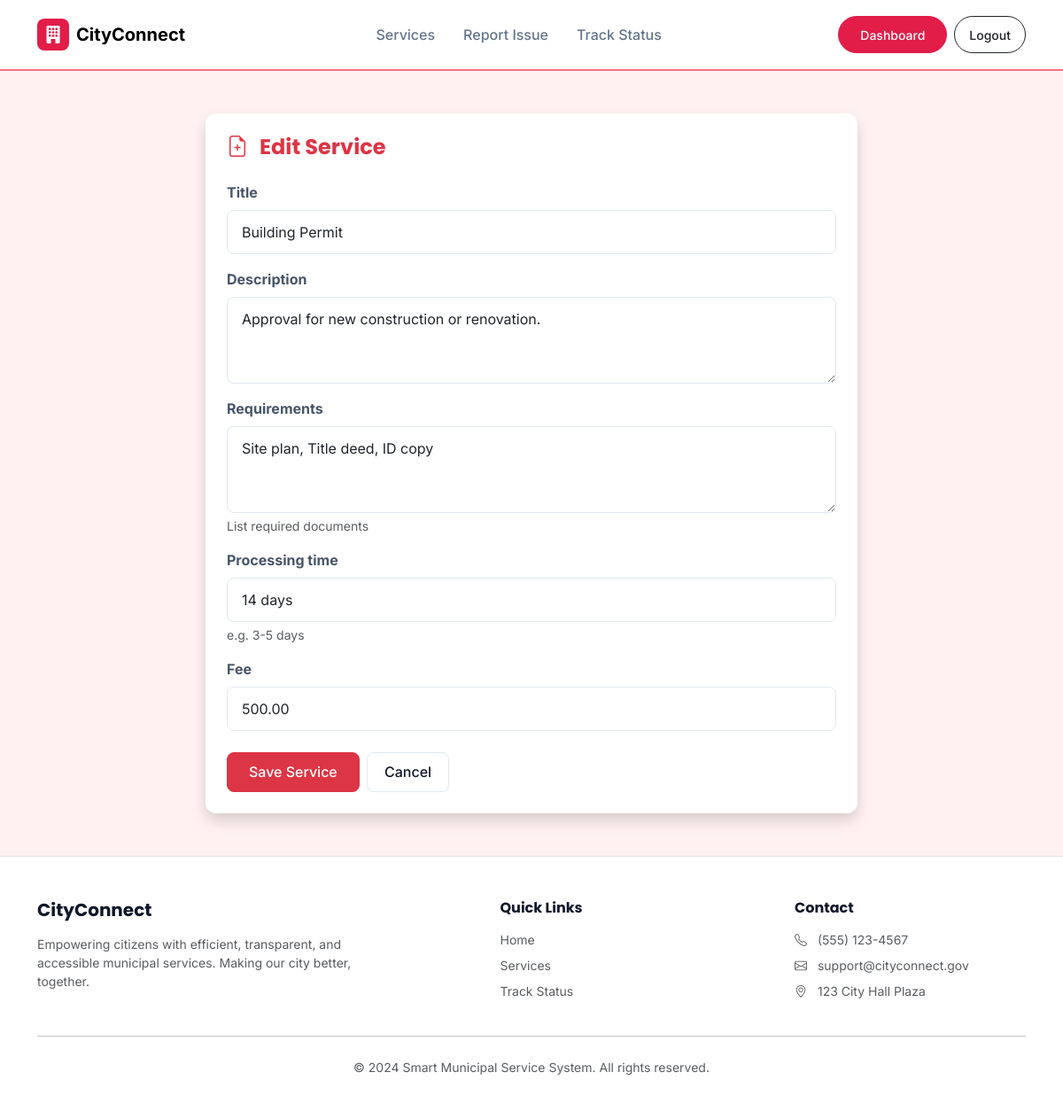
Page /dashboard/admin/services/edit/1/ (signed in) on the committed database.
### core/models.py (models this page shows, shortened)
class ServiceCharter(models.Model):
    title = models.CharField(max_length=200)
    description = models.TextField()
    requirements = models.TextField(help_text="List required documents")
    processing_time = models.CharField(max_length=100, help_text="e.g. 3-5 days")
    fee = models.DecimalField(max_digits=10, decimal_places=2, default=0.00)

### core/views.py (the view)
# urls.py: path('dashboard/admin/services/edit/<int:pk>/', views.admin_service_edit, name='admin_service_edit'),
@login_required
def admin_service_edit(request, pk):
    if not request.user.is_super_admin():
        return redirect('dashboard')
    service = get_object_or_404(ServiceCharter, pk=pk)
    if request.method == 'POST':
        form = ServiceCharterForm(request.POST, instance=service)
        if form.is_valid():
            form.save()
            messages.success(request, 'Service updated successfully.')
            return redirect('admin_services')
    else:
        form = ServiceCharterForm(instance=service)
    return render(request, 'core/admin_service_form.html', {'form': form, 'title': 'Edit Service'})

### core/forms.py
class ServiceCharterForm(forms.ModelForm):
    class Meta:
        model = ServiceCharter
        fields = ['title', 'description', 'requirements', 'processing_time', 'fee']
        widgets = {
            'title': forms.TextInput(attrs={'class': 'form-control'}),
            'description': forms.Textarea(attrs={'class': 'form-control', 'rows': 3}),
            'requirements': forms.Textarea(attrs={'class': 'form-control', 'rows': 3}),
            'processing_time': forms.TextInput(attrs={'class': 'form-control'}),
            'fee': forms.NumberInput(attrs={'class': 'form-control'}),
        }

### core/models.py (called while the page is built)
    def is_super_admin(self): return self.role == 'SUPER_ADMIN'

### core/templates/core/admin_service_form.html (shortened to what this page needs)
{% extends 'core/base.html' %}
{% block content %}
<div class="theme-super-admin">
    <div class="container py-5">
        <div class="row justify-content-center">
            <div class="col-md-8">
                <div class="card shadow border-0">
                    <div class="card-body p-4">
                        <h4 class="mb-4 text-danger fw-bold"><i class="bi bi-file-earmark-plus me-2"></i> {{ title }}
                        </h4>
                        <form method="post">
                            {% for field in form %}
                            <div class="mb-3">
                                <label class="form-label fw-bold">{{ field.label }}</label>
                                {{ field }}
                                {% if field.help_text %}
                                <div class="form-text text-muted small">{{ field.help_text }}</div>
                                {% endif %}
                            </div>
                            {% endfor %}
                            <div class="d-flex gap-2 mt-4">
                                <button type="submit" class="btn btn-danger px-4">Save Service</button>
                                <a href="{% url 'admin_services' %}" class="btn btn-light">Cancel</a>
                            </div>
                        </form>
                    </div>
                </div>
            </div>
        </div>
    </div>
</div>
{% endblock %}

### static/css/style.css (style rules this page uses)
:root { --primary: #2563eb; --primary-dark: #1d4ed8; --primary-light: #eff6ff; --secondary: #64748b; --accent: #0ea5e9; --success: #10b981; --warning: #f59e0b; --danger: #ef4444; --dark: #0f172a; --light: #f8fafc; --white: #ffffff; --radius: 0.75rem; --shadow-sm: 0 1px 2px 0 rgb(0 0 0 / 0.05); --shadow: 0 4px 6px -1px rgb(0 0 0 / 0.1), 0 2px 4px -2px rgb(0 0 0 / 0.1); --shadow-lg: 0 10px 15px -3px rgb(0 0 0 / 0.1), 0 4px 6px -4px rgb(0 0 0 / 0.1); --font-heading: 'Poppins', sans-serif; --font-body: 'Inter', sans-serif; }
body { font-family: var(--font-body); background-color: #f1f5f9; color: var(--dark); -webkit-font-smoothing: antialiased; }
h1, h2, h3, h4, h5, h6 { font-family: var(--font-heading); color: var(--dark); font-weight: 600; }
.card { border: none; border-radius: var(--radius); background: var(--white); box-shadow: var(--shadow-sm); transition: all 0.3s ease; overflow: hidden; }
.card-body { padding: 1.5rem; }
.btn { border-radius: 0.5rem; padding: 0.6rem 1.2rem; font-weight: 500; transition: all 0.2s; }
.btn-light { background: var(--white); border: 1px solid #e2e8f0; color: var(--dark); }
.form-control, .form-select { border-color: #e2e8f0; padding: 0.75rem 1rem; border-radius: 0.5rem; }
.form-label { font-weight: 500; color: #475569; margin-bottom: 0.5rem; }
.theme-super-admin { background-color: #fff1f2; }
.theme-super-admin .card { border: 1px solid rgba(225, 29, 72, 0.1); }

### rows in the picture
ServiceCharter: form "Building Permit" "Approval for new construction or renovation." "Site plan, Title deed, ID copy" "14 days" "500.00"

### other values in the picture
{{ title }} "Edit Service"
{{ field.label }} "Title" "Description" "Requirements" "Processing time" "Fee"
{{ field.help_text }} "List required documents" "e.g. 3-5 days"
